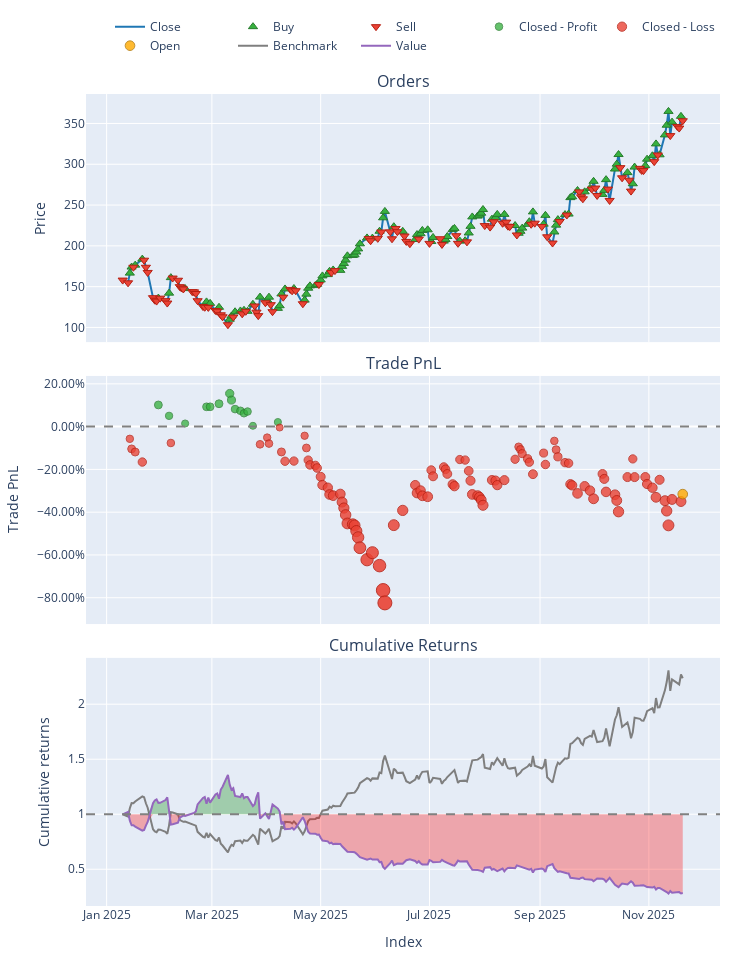

This figure's notebook cell:
### Markdown cell above
### AGX - Profit

### Code cell
try:
    data = pd.read_csv('data/processed/AGX_processed_2022.csv')
    if 'Date' in data.columns:
        data['Date'] = pd.to_datetime(data['Date'])
        data.set_index('Date', inplace=True)
    print("Data loaded successfully.")
except FileNotFoundError:
    print("Error: Data file not found. Check path.")

# Split Train/Test
split_idx = int(len(data) * 0.7)
train_df = data.iloc[:split_idx]
test_df = data.iloc[split_idx:]

# Initialize Trainer
trainer = ModelTrainerRL(config['reinforcement_learning'])

print("Training SAC Agent...")


env_params = config['reinforcement_learning']['environment']

env_train = TradingEnvRL(
    train_df, 
    initial_balance=env_params.get('initial_balance', 10000),
    commission=env_params.get('commission', 0.001),
    lookback_window=env_params.get('lookback_window', 30),
    reward_func='profit'
)

result = trainer.train_sac(env_train)
model = result['model'] 

print("Training Complete.")

print("Generating Agent Predictions on Test Data...")

# Unpack the config dictionary using **
env_params = config['reinforcement_learning']['environment']

env_test = TradingEnvRL(
    test_df, 
    initial_balance=env_params.get('initial_balance', 10000),
    commission=env_params.get('commission', 0.001),
    lookback_window=env_params.get('lookback_window', 30),
    reward_func='profit'
)

obs, _ = env_test.reset()
done = False
actions = []

# Manual Inference Loop
while not done:
    action, _ = model.predict(obs, deterministic=True)
    actions.append(action[0]) 
    obs, _, terminated, truncated, _ = env_test.step(action)
    done = terminated or truncated


# --- CELL 5: RUN BACKTEST ---
print("Running Backtest...")

# FIX: Use the correct config path
# We pass the same env_params we extracted in Cell 4
backtester = PortfolioBacktesterRL(env_params) 

portfolio = backtester.run_backtest(
    price_data=test_df['close'], 
    predicted_weights=np.array(actions),
    lookback_window=env_params.get('lookback_window', 30) # Important for data alignment
)
comparison = backtester.compare_with_buy_and_hold_rl()
# Show Metrics
metrics = backtester.get_performance_metrics()
print("\n--- Strategy Performance ---")
for k, v in metrics.items():
    print(f"{k}: {v:.4f}")

# Plot
portfolio.plot().show()
